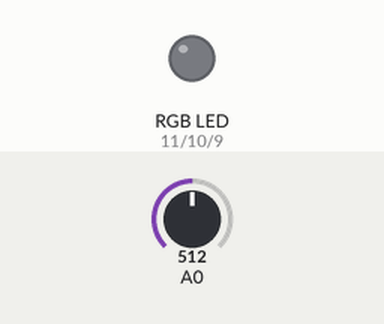
The sketch below on a simulated Arduino Uno, built with avr-gcc and run on an emulated ATmega328P. On the bench: an RGB LED mixed from three pins (HIGH = lit). The test bench sets the inputs (shaded band); at power-on: A0 = 512. Dim RGB values are drawn brighter than linear; random numbers use the default seed unless the sketch sets one.

Above: at 0.1 s.
At 12.9 s:
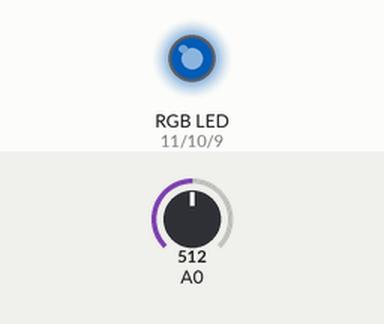
At 25.71 s:
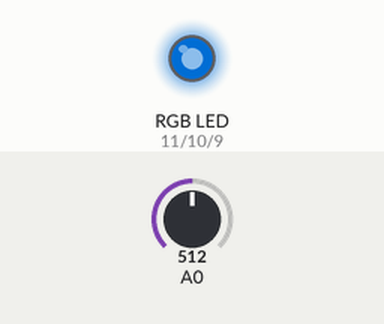
At 31.42 s:
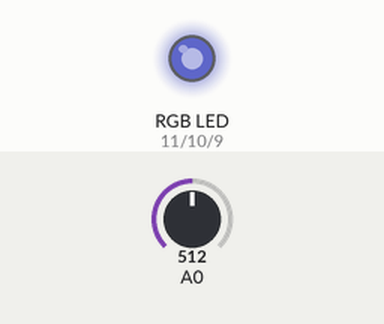
At 36.92 s:
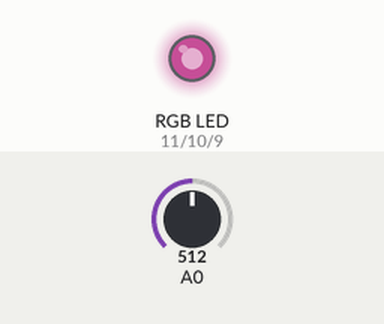
Timing chart, 0 to 40.0 s (numbered marks = the images above):
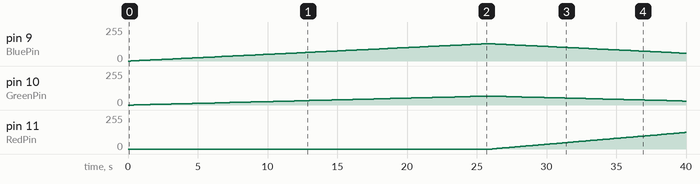

The sketch:

Projeto8.ino
```cpp
// Projeto 8 - Lâmpada de Humor

#include <stdlib.h>

float RGB1[3];
float RGB2[3];
float INC[3];

byte red, green, blue;

byte RedPin = 11;
byte GreenPin = 10;
byte BluePin = 9;

void
setup()
{
  Serial.begin(9600);
  randomSeed(analogRead(0));

  RGB1[0] = 0;
  RGB1[1] = 0;
  RGB1[2] = 0;

  RGB2[0] = random(256);
  RGB2[1] = random(256);
  RGB2[2] = random(256);
}

void
loop()
{
  randomSeed(analogRead(0));

  for (byte indice = 0; indice < 3; indice++)
  {
     INC[indice] = (RGB1[indice] - RGB2[indice])/256;
  }

  for (unsigned indice = 0; indice < 256; indice++)
  {
    red = (byte) (RGB1[0]);
    green = (byte) (RGB1[1]);
    blue = (byte) (RGB1[2]);

    analogWrite (RedPin, red);
    analogWrite (GreenPin, green);
    analogWrite (BluePin, blue);
    delay(100);

    RGB1[0] -= INC[0];
    RGB1[1] -= INC[1];
    RGB1[2] -= INC[2];
  }

  for (byte indice = 0; indice < 3; indice++)
  {
    RGB2[indice] = random(556) - 300;
    RGB2[indice] = constrain (RGB2[indice], 0 , 255);
    delay(100);
  }
}
```

Measured:
- by itself, pin 9 (BluePin): rises from 0/255 to 130/255 in 25.7 s, then falls to 58/255 in 14.0 s
- by itself, pin 10 (GreenPin): rises from 0/255 to 67/255 in 25.5 s, then falls to 30/255 in 13.8 s
- by itself, pin 11 (RedPin): moves from 0/255 to 124/255 over 13.8 s
